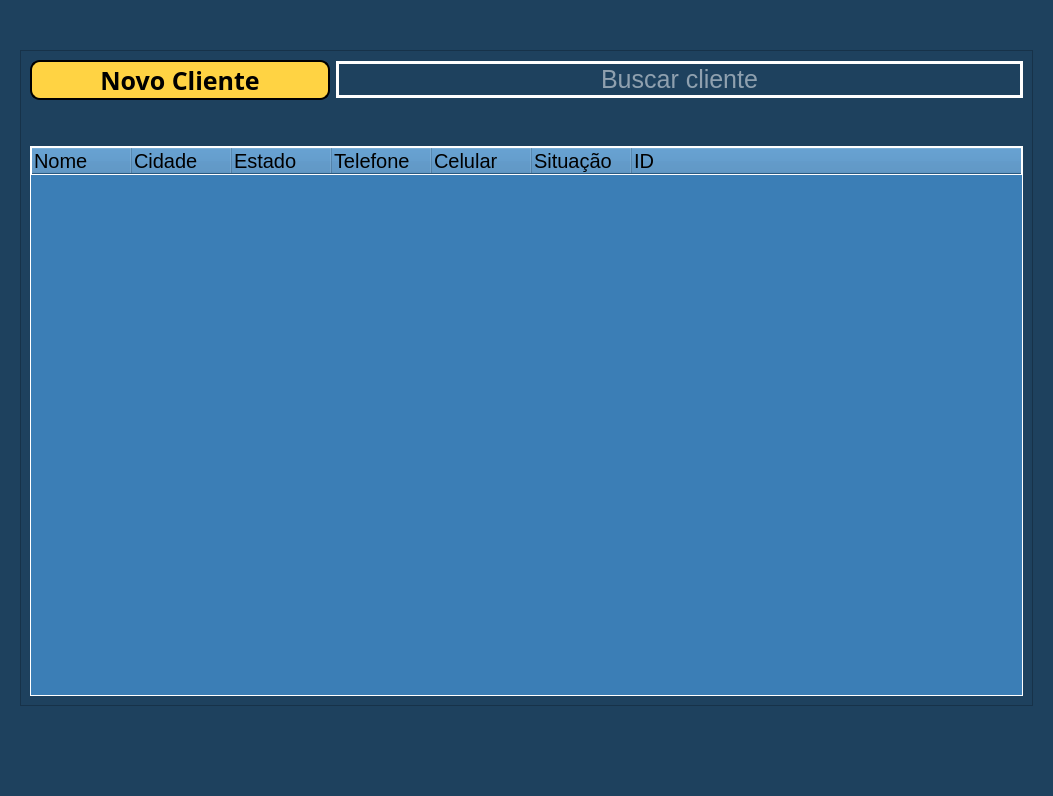
<?xml version="1.0" encoding="UTF-8"?>
<ui version="4.0">
 <class>clientes</class>
 <widget class="QWidget" name="clientes">
  <property name="geometry">
   <rect>
    <x>0</x>
    <y>0</y>
    <width>1053</width>
    <height>796</height>
   </rect>
  </property>
  <property name="windowTitle">
   <string>Form</string>
  </property>
  <property name="styleSheet">
   <string notr="true">background-color:rgb(30, 65, 94);
</string>
  </property>
  <layout class="QVBoxLayout" name="verticalLayout_7">
   <item>
    <spacer name="verticalSpacer">
     <property name="orientation">
      <enum>Qt::Vertical</enum>
     </property>
     <property name="sizeType">
      <enum>QSizePolicy::Minimum</enum>
     </property>
     <property name="sizeHint" stdset="0">
      <size>
       <width>18</width>
       <height>30</height>
      </size>
     </property>
    </spacer>
   </item>
   <item>
    <widget class="QStackedWidget" name="stackedWidget">
     <property name="styleSheet">
      <string notr="true"/>
     </property>
     <property name="currentIndex">
      <number>1</number>
     </property>
     <widget class="QWidget" name="page">
      <layout class="QVBoxLayout" name="verticalLayout_4">
       <item>
        <widget class="QFrame" name="frame">
         <property name="frameShape">
          <enum>QFrame::StyledPanel</enum>
         </property>
         <property name="frameShadow">
          <enum>QFrame::Raised</enum>
         </property>
         <layout class="QVBoxLayout" name="verticalLayout">
          <item>
           <widget class="QTabWidget" name="tab_cadastro_cliente">
            <property name="maximumSize">
             <size>
              <width>16777215</width>
              <height>621</height>
             </size>
            </property>
            <property name="styleSheet">
             <string notr="true">QLabel{
	font-size:22pt; 
	color:#ffffff;
	text-align: center;
}</string>
            </property>
            <property name="currentIndex">
             <number>2</number>
            </property>
            <widget class="QWidget" name="tab_cliente_caractersticas">
             <attribute name="title">
              <string>Características</string>
             </attribute>
             <layout class="QVBoxLayout" name="verticalLayout_2">
              <item>
               <layout class="QHBoxLayout" name="horizontalLayout_8">
                <item>
                 <widget class="QLabel" name="label_13">
                  <property name="minimumSize">
                   <size>
                    <width>200</width>
                    <height>0</height>
                   </size>
                  </property>
                  <property name="layoutDirection">
                   <enum>Qt::LeftToRight</enum>
                  </property>
                  <property name="text">
                   <string>Telefone:</string>
                  </property>
                  <property name="alignment">
                   <set>Qt::AlignCenter</set>
                  </property>
                 </widget>
                </item>
                <item>
                 <widget class="QLineEdit" name="txt_cliente_telefone">
                  <property name="styleSheet">
                   <string notr="true">Color: rgb(255, 255, 255);
font-size: 20px;</string>
                  </property>
                 </widget>
                </item>
               </layout>
              </item>
              <item>
               <layout class="QHBoxLayout" name="horizontalLayout_9">
                <item>
                 <widget class="QLabel" name="label_12">
                  <property name="minimumSize">
                   <size>
                    <width>200</width>
                    <height>0</height>
                   </size>
                  </property>
                  <property name="text">
                   <string>Nome:</string>
                  </property>
                  <property name="alignment">
                   <set>Qt::AlignCenter</set>
                  </property>
                 </widget>
                </item>
                <item>
                 <widget class="QLineEdit" name="txt_cliente_nome">
                  <property name="styleSheet">
                   <string notr="true">Color: rgb(255, 255, 255);
font-size: 20px;</string>
                  </property>
                 </widget>
                </item>
               </layout>
              </item>
              <item>
               <layout class="QHBoxLayout" name="horizontalLayout_7">
                <item>
                 <widget class="QLabel" name="label_14">
                  <property name="minimumSize">
                   <size>
                    <width>200</width>
                    <height>0</height>
                   </size>
                  </property>
                  <property name="text">
                   <string>Celular:</string>
                  </property>
                  <property name="alignment">
                   <set>Qt::AlignCenter</set>
                  </property>
                 </widget>
                </item>
                <item>
                 <widget class="QLineEdit" name="txt_cliente_celular">
                  <property name="styleSheet">
                   <string notr="true">Color: rgb(255, 255, 255);
font-size: 20px;</string>
                  </property>
                  <property name="echoMode">
                   <enum>QLineEdit::Password</enum>
                  </property>
                 </widget>
                </item>
               </layout>
              </item>
              <item>
               <layout class="QHBoxLayout" name="horizontalLayout_17">
                <item>
                 <widget class="QLabel" name="label_30">
                  <property name="minimumSize">
                   <size>
                    <width>200</width>
                    <height>0</height>
                   </size>
                  </property>
                  <property name="text">
                   <string>E-mail:</string>
                  </property>
                  <property name="alignment">
                   <set>Qt::AlignCenter</set>
                  </property>
                 </widget>
                </item>
                <item>
                 <widget class="QLineEdit" name="txt_cliente_email">
                  <property name="styleSheet">
                   <string notr="true">Color: rgb(255, 255, 255);
font-size: 20px;</string>
                  </property>
                  <property name="echoMode">
                   <enum>QLineEdit::Password</enum>
                  </property>
                 </widget>
                </item>
               </layout>
              </item>
              <item>
               <layout class="QHBoxLayout" name="horizontalLayout">
                <item>
                 <widget class="QLabel" name="label_16">
                  <property name="minimumSize">
                   <size>
                    <width>200</width>
                    <height>0</height>
                   </size>
                  </property>
                  <property name="text">
                   <string>Sexo:</string>
                  </property>
                  <property name="alignment">
                   <set>Qt::AlignCenter</set>
                  </property>
                 </widget>
                </item>
                <item>
                 <widget class="QComboBox" name="combobox_cliente_sexo">
                  <property name="minimumSize">
                   <size>
                    <width>200</width>
                    <height>0</height>
                   </size>
                  </property>
                  <property name="styleSheet">
                   <string notr="true">Color: rgb(255, 255, 255);
font-size: 20px;</string>
                  </property>
                  <item>
                   <property name="text">
                    <string>Masculino</string>
                   </property>
                  </item>
                  <item>
                   <property name="text">
                    <string>Feminino</string>
                   </property>
                  </item>
                 </widget>
                </item>
               </layout>
              </item>
             </layout>
            </widget>
            <widget class="QWidget" name="tab_cliente_documentos">
             <attribute name="title">
              <string>Documentos</string>
             </attribute>
             <layout class="QVBoxLayout" name="verticalLayout_3">
              <item>
               <layout class="QHBoxLayout" name="horizontalLayout_10">
                <item>
                 <widget class="QLabel" name="label_15">
                  <property name="minimumSize">
                   <size>
                    <width>200</width>
                    <height>0</height>
                   </size>
                  </property>
                  <property name="text">
                   <string>CPF:</string>
                  </property>
                  <property name="alignment">
                   <set>Qt::AlignCenter</set>
                  </property>
                 </widget>
                </item>
                <item>
                 <widget class="QLineEdit" name="txt_cliente_cpf">
                  <property name="styleSheet">
                   <string notr="true">Color: rgb(255, 255, 255);
font-size: 20px;</string>
                  </property>
                 </widget>
                </item>
               </layout>
              </item>
              <item>
               <layout class="QHBoxLayout" name="horizontalLayout_14">
                <item>
                 <widget class="QLabel" name="label_21">
                  <property name="minimumSize">
                   <size>
                    <width>200</width>
                    <height>0</height>
                   </size>
                  </property>
                  <property name="text">
                   <string>CNPJ:</string>
                  </property>
                  <property name="alignment">
                   <set>Qt::AlignCenter</set>
                  </property>
                 </widget>
                </item>
                <item>
                 <widget class="QLineEdit" name="txt_cliente_cnpj">
                  <property name="styleSheet">
                   <string notr="true">Color: rgb(255, 255, 255);
font-size: 20px;</string>
                  </property>
                 </widget>
                </item>
               </layout>
              </item>
              <item>
               <layout class="QHBoxLayout" name="horizontalLayout_12">
                <item>
                 <widget class="QLabel" name="label_19">
                  <property name="minimumSize">
                   <size>
                    <width>200</width>
                    <height>0</height>
                   </size>
                  </property>
                  <property name="text">
                   <string>Identidade</string>
                  </property>
                  <property name="alignment">
                   <set>Qt::AlignCenter</set>
                  </property>
                 </widget>
                </item>
                <item>
                 <widget class="QLineEdit" name="txt_cliente_identidade">
                  <property name="styleSheet">
                   <string notr="true">Color: rgb(255, 255, 255);
font-size: 20px;</string>
                  </property>
                 </widget>
                </item>
               </layout>
              </item>
              <item>
               <layout class="QHBoxLayout" name="horizontalLayout_13">
                <item>
                 <widget class="QLabel" name="label_20">
                  <property name="minimumSize">
                   <size>
                    <width>200</width>
                    <height>0</height>
                   </size>
                  </property>
                  <property name="text">
                   <string>Orgão Emissor:</string>
                  </property>
                  <property name="alignment">
                   <set>Qt::AlignCenter</set>
                  </property>
                 </widget>
                </item>
                <item>
                 <widget class="QLineEdit" name="txt_cliente_orgaoEmissor">
                  <property name="styleSheet">
                   <string notr="true">Color: rgb(255, 255, 255);
font-size: 20px;</string>
                  </property>
                 </widget>
                </item>
               </layout>
              </item>
             </layout>
            </widget>
            <widget class="QWidget" name="tab_cliente_endereco">
             <attribute name="title">
              <string>Endereço</string>
             </attribute>
             <layout class="QGridLayout" name="gridLayout">
              <item row="3" column="0" colspan="2">
               <layout class="QHBoxLayout" name="horizontalLayout_6">
                <property name="spacing">
                 <number>25</number>
                </property>
                <item>
                 <widget class="QLabel" name="label_26">
                  <property name="minimumSize">
                   <size>
                    <width>200</width>
                    <height>0</height>
                   </size>
                  </property>
                  <property name="text">
                   <string>Cidade:</string>
                  </property>
                  <property name="alignment">
                   <set>Qt::AlignCenter</set>
                  </property>
                  <property name="margin">
                   <number>0</number>
                  </property>
                 </widget>
                </item>
                <item>
                 <widget class="QLineEdit" name="txt_cliente_cidade">
                  <property name="styleSheet">
                   <string notr="true">Color: rgb(255, 255, 255);
font-size: 20px;</string>
                  </property>
                 </widget>
                </item>
                <item>
                 <layout class="QHBoxLayout" name="horizontalLayout_16">
                  <item>
                   <widget class="QLabel" name="label_27">
                    <property name="minimumSize">
                     <size>
                      <width>200</width>
                      <height>0</height>
                     </size>
                    </property>
                    <property name="text">
                     <string>Estado:</string>
                    </property>
                    <property name="alignment">
                     <set>Qt::AlignCenter</set>
                    </property>
                   </widget>
                  </item>
                  <item>
                   <widget class="QComboBox" name="combobox_cliente_estado">
                    <property name="minimumSize">
                     <size>
                      <width>200</width>
                      <height>0</height>
                     </size>
                    </property>
                    <property name="styleSheet">
                     <string notr="true">Color: rgb(255, 255, 255);
font-size: 20px;</string>
                    </property>
                    <item>
                     <property name="text">
                      <string>AC</string>
                     </property>
                    </item>
                    <item>
                     <property name="text">
                      <string>AL</string>
                     </property>
                    </item>
                    <item>
                     <property name="text">
                      <string>AP</string>
                     </property>
                    </item>
                    <item>
                     <property name="text">
                      <string>AM</string>
                     </property>
                    </item>
                    <item>
                     <property name="text">
                      <string>BA</string>
                     </property>
                    </item>
                    <item>
                     <property name="text">
                      <string>CE</string>
                     </property>
                    </item>
                    <item>
                     <property name="text">
                      <string>DF</string>
                     </property>
                    </item>
                    <item>
                     <property name="text">
                      <string>ES</string>
                     </property>
                    </item>
                    <item>
                     <property name="text">
                      <string>GO</string>
                     </property>
                    </item>
                    <item>
                     <property name="text">
                      <string>MA</string>
                     </property>
                    </item>
                    <item>
                     <property name="text">
                      <string>MT</string>
                     </property>
                    </item>
                    <item>
                     <property name="text">
                      <string>MS</string>
                     </property>
                    </item>
                    <item>
                     <property name="text">
                      <string>MG</string>
                     </property>
                    </item>
                    <item>
                     <property name="text">
                      <string>PA</string>
                     </property>
                    </item>
                    <item>
                     <property name="text">
                      <string>PB</string>
                     </property>
                    </item>
                    <item>
                     <property name="text">
                      <string>PR</string>
                     </property>
                    </item>
                    <item>
                     <property name="text">
                      <string>PE</string>
                     </property>
                    </item>
                    <item>
                     <property name="text">
                      <string>PI</string>
                     </property>
                    </item>
                    <item>
                     <property name="text">
                      <string>RJ</string>
                     </property>
                    </item>
                    <item>
                     <property name="text">
                      <string>RN</string>
                     </property>
                    </item>
                    <item>
                     <property name="text">
                      <string>RS</string>
                     </property>
                    </item>
                    <item>
                     <property name="text">
                      <string>RO</string>
                     </property>
                    </item>
                    <item>
                     <property name="text">
                      <string>RR</string>
                     </property>
                    </item>
                    <item>
                     <property name="text">
                      <string>SC</string>
                     </property>
                    </item>
                    <item>
                     <property name="text">
                      <string>SP</string>
                     </property>
                    </item>
                    <item>
                     <property name="text">
                      <string>SE</string>
                     </property>
                    </item>
                    <item>
                     <property name="text">
                      <string>TO</string>
                     </property>
                    </item>
                   </widget>
                  </item>
                 </layout>
                </item>
               </layout>
              </item>
              <item row="0" column="0" colspan="2">
               <layout class="QHBoxLayout" name="horizontalLayout_15">
                <item>
                 <widget class="QLabel" name="label_22">
                  <property name="minimumSize">
                   <size>
                    <width>200</width>
                    <height>0</height>
                   </size>
                  </property>
                  <property name="text">
                   <string>CEP:</string>
                  </property>
                  <property name="alignment">
                   <set>Qt::AlignCenter</set>
                  </property>
                 </widget>
                </item>
                <item>
                 <widget class="QLineEdit" name="txt_cliente_cep">
                  <property name="styleSheet">
                   <string notr="true">Color: rgb(255, 255, 255);
font-size: 20px;</string>
                  </property>
                 </widget>
                </item>
               </layout>
              </item>
              <item row="2" column="0" colspan="2">
               <layout class="QHBoxLayout" name="horizontalLayout_5">
                <item>
                 <widget class="QLabel" name="label_25">
                  <property name="minimumSize">
                   <size>
                    <width>200</width>
                    <height>0</height>
                   </size>
                  </property>
                  <property name="text">
                   <string>Bairro:</string>
                  </property>
                  <property name="alignment">
                   <set>Qt::AlignCenter</set>
                  </property>
                 </widget>
                </item>
                <item>
                 <widget class="QLineEdit" name="txt_cliente_bairro">
                  <property name="styleSheet">
                   <string notr="true">Color: rgb(255, 255, 255);
font-size: 20px;</string>
                  </property>
                 </widget>
                </item>
               </layout>
              </item>
              <item row="1" column="0">
               <layout class="QHBoxLayout" name="horizontalLayout_4">
                <property name="spacing">
                 <number>6</number>
                </property>
                <property name="leftMargin">
                 <number>0</number>
                </property>
                <property name="rightMargin">
                 <number>0</number>
                </property>
                <item>
                 <layout class="QHBoxLayout" name="horizontalLayout_3">
                  <item>
                   <widget class="QLabel" name="label_24">
                    <property name="minimumSize">
                     <size>
                      <width>200</width>
                      <height>0</height>
                     </size>
                    </property>
                    <property name="text">
                     <string>Número:</string>
                    </property>
                    <property name="alignment">
                     <set>Qt::AlignCenter</set>
                    </property>
                   </widget>
                  </item>
                  <item>
                   <widget class="QLineEdit" name="txt_cliente_numeroCasa">
                    <property name="styleSheet">
                     <string notr="true">Color: rgb(255, 255, 255);
font-size: 20px;</string>
                    </property>
                   </widget>
                  </item>
                 </layout>
                </item>
                <item>
                 <widget class="QLabel" name="label_23">
                  <property name="minimumSize">
                   <size>
                    <width>200</width>
                    <height>0</height>
                   </size>
                  </property>
                  <property name="text">
                   <string>Logradouro:</string>
                  </property>
                  <property name="alignment">
                   <set>Qt::AlignCenter</set>
                  </property>
                 </widget>
                </item>
                <item>
                 <widget class="QLineEdit" name="txt_cliente_logradouro">
                  <property name="styleSheet">
                   <string notr="true">Color: rgb(255, 255, 255);
font-size: 20px;</string>
                  </property>
                 </widget>
                </item>
               </layout>
              </item>
             </layout>
            </widget>
           </widget>
          </item>
          <item>
           <layout class="QHBoxLayout" name="horizontalLayout_11">
            <item>
             <widget class="QLabel" name="label_17">
              <property name="text">
               <string/>
              </property>
             </widget>
            </item>
            <item>
             <widget class="QPushButton" name="btn_cadsatrar_usuario">
              <property name="minimumSize">
               <size>
                <width>0</width>
                <height>40</height>
               </size>
              </property>
              <property name="cursor">
               <cursorShape>PointingHandCursor</cursorShape>
              </property>
              <property name="styleSheet">
               <string notr="true">QPushButton{
	background-color: #FFd343;
	font-weight: 800;
	font-size: 30px;
	text-align: center;
	border: 2px solid #000000;
	border-radius: 10px;
	font-family: &quot;Source Sans Pro Semibold&quot;;
	color: rgb(0, 0, 0);
}
QPushButton:hover{
	background-color: rgb(255, 233, 160);
	color: rgb(0, 0, 0);
}</string>
              </property>
              <property name="text">
               <string>Cadastrar</string>
              </property>
             </widget>
            </item>
            <item>
             <widget class="QPushButton" name="btn_cadsatrar_usuario_2">
              <property name="minimumSize">
               <size>
                <width>0</width>
                <height>40</height>
               </size>
              </property>
              <property name="cursor">
               <cursorShape>PointingHandCursor</cursorShape>
              </property>
              <property name="styleSheet">
               <string notr="true">QPushButton{
	background-color: #FFd343;
	font-weight: 800;
	font-size: 30px;
	text-align: center;
	border: 2px solid #000000;
	border-radius: 10px;
	font-family: &quot;Source Sans Pro Semibold&quot;;
	color: rgb(0, 0, 0);
}
QPushButton:hover{
	background-color: rgb(255, 233, 160);
	color: rgb(0, 0, 0);
}</string>
              </property>
              <property name="text">
               <string>Cancelar</string>
              </property>
             </widget>
            </item>
            <item>
             <widget class="QLabel" name="label_18">
              <property name="text">
               <string/>
              </property>
             </widget>
            </item>
           </layout>
          </item>
         </layout>
        </widget>
       </item>
      </layout>
     </widget>
     <widget class="QWidget" name="page_2">
      <layout class="QVBoxLayout" name="verticalLayout_6">
       <item>
        <widget class="QFrame" name="frame_2">
         <property name="frameShape">
          <enum>QFrame::StyledPanel</enum>
         </property>
         <property name="frameShadow">
          <enum>QFrame::Raised</enum>
         </property>
         <layout class="QVBoxLayout" name="verticalLayout_5">
          <item>
           <layout class="QHBoxLayout" name="horizontalLayout_2">
            <item>
             <widget class="QPushButton" name="btn_cliente_novoCliente">
              <property name="minimumSize">
               <size>
                <width>300</width>
                <height>40</height>
               </size>
              </property>
              <property name="maximumSize">
               <size>
                <width>396</width>
                <height>16777209</height>
               </size>
              </property>
              <property name="font">
               <font>
                <family>Source Sans Pro Semibold</family>
                <pointsize>-1</pointsize>
                <weight>99</weight>
                <bold>true</bold>
               </font>
              </property>
              <property name="cursor">
               <cursorShape>PointingHandCursor</cursorShape>
              </property>
              <property name="contextMenuPolicy">
               <enum>Qt::CustomContextMenu</enum>
              </property>
              <property name="styleSheet">
               <string notr="true">QPushButton{
	background-color: #FFd343;
	font-weight: 800;
	font-size: 25px;
	text-align: center;
	border: 2px solid #000000;
	border-radius: 10px;
	font-family: &quot;Source Sans Pro Semibold&quot;;
	color: rgb(0, 0, 0);
}
QPushButton:hover{
	background-color: rgb(255, 233, 160);
	color: rgb(0, 0, 0);
}</string>
              </property>
              <property name="text">
               <string>Novo Cliente</string>
              </property>
             </widget>
            </item>
            <item>
             <widget class="QLineEdit" name="lineedit_cliente_buscarCliente">
              <property name="minimumSize">
               <size>
                <width>0</width>
                <height>35</height>
               </size>
              </property>
              <property name="styleSheet">
               <string notr="true">border: 3px solid rgb(255, 255, 255);
color: rgb(255,255,255);
border-radius: 20px 20px 0px 0px;
font-family: 'Montserrat';
font-size: 25px;
text-align: center;
</string>
              </property>
              <property name="alignment">
               <set>Qt::AlignCenter</set>
              </property>
              <property name="placeholderText">
               <string>Buscar cliente</string>
              </property>
             </widget>
            </item>
           </layout>
          </item>
          <item>
           <spacer name="verticalSpacer_3">
            <property name="orientation">
             <enum>Qt::Vertical</enum>
            </property>
            <property name="sizeType">
             <enum>QSizePolicy::Minimum</enum>
            </property>
            <property name="sizeHint" stdset="0">
             <size>
              <width>18</width>
              <height>40</height>
             </size>
            </property>
           </spacer>
          </item>
          <item>
           <widget class="QTreeWidget" name="tw_cliente_estoque">
            <property name="styleSheet">
             <string notr="true">border: 1px solid rgb(255, 255, 255);
color: rgb(0,0,0);
font-family: 'Montserrat';
font-size: 20px;
text-align: center;
background-color:rgb(59, 126, 182)
</string>
            </property>
            <property name="frameShape">
             <enum>QFrame::NoFrame</enum>
            </property>
            <property name="frameShadow">
             <enum>QFrame::Sunken</enum>
            </property>
            <property name="editTriggers">
             <set>QAbstractItemView::NoEditTriggers</set>
            </property>
            <property name="alternatingRowColors">
             <bool>false</bool>
            </property>
            <column>
             <property name="text">
              <string>Nome</string>
             </property>
            </column>
            <column>
             <property name="text">
              <string>Cidade</string>
             </property>
            </column>
            <column>
             <property name="text">
              <string>Estado</string>
             </property>
            </column>
            <column>
             <property name="text">
              <string>Telefone</string>
             </property>
            </column>
            <column>
             <property name="text">
              <string>Celular</string>
             </property>
            </column>
            <column>
             <property name="text">
              <string>Situação</string>
             </property>
            </column>
            <column>
             <property name="text">
              <string>ID</string>
             </property>
            </column>
           </widget>
          </item>
         </layout>
        </widget>
       </item>
      </layout>
     </widget>
     <widget class="QWidget" name="page_3">
      <layout class="QVBoxLayout" name="verticalLayout_8">
       <item>
        <widget class="QLabel" name="label">
         <property name="text">
          <string>&lt;html&gt;&lt;head/&gt;&lt;body&gt;&lt;p align=&quot;center&quot;&gt;&lt;span style=&quot; font-size:28pt; color:#ffffff;&quot;&gt;Quantidade de Clientes &lt;/span&gt;&lt;/p&gt;&lt;p align=&quot;center&quot;&gt;&lt;span style=&quot; font-size:28pt; color:#ffffff;&quot;&gt;Cadastrados:&lt;/span&gt;&lt;/p&gt;&lt;/body&gt;&lt;/html&gt;</string>
         </property>
        </widget>
       </item>
       <item>
        <widget class="QListView" name="listView"/>
       </item>
       <item>
        <widget class="QPushButton" name="btn_cliente_exportarParaExcel">
         <property name="minimumSize">
          <size>
           <width>0</width>
           <height>40</height>
          </size>
         </property>
         <property name="cursor">
          <cursorShape>PointingHandCursor</cursorShape>
         </property>
         <property name="styleSheet">
          <string notr="true">QPushButton{
	background-color: #FFd343;
	font-weight: 800;
	font-size: 30px;
	text-align: center;
	border: 2px solid #000000;
	border-radius: 10px;
	font-family: &quot;Source Sans Pro Semibold&quot;;
	color: rgb(0, 0, 0);
}
QPushButton:hover{
	background-color: rgb(255, 233, 160);
	color: rgb(0, 0, 0);
}</string>
         </property>
         <property name="text">
          <string>Exportar para Excel</string>
         </property>
        </widget>
       </item>
      </layout>
     </widget>
    </widget>
   </item>
   <item>
    <spacer name="verticalSpacer_2">
     <property name="orientation">
      <enum>Qt::Vertical</enum>
     </property>
     <property name="sizeType">
      <enum>QSizePolicy::Minimum</enum>
     </property>
     <property name="sizeHint" stdset="0">
      <size>
       <width>20</width>
       <height>70</height>
      </size>
     </property>
    </spacer>
   </item>
  </layout>
 </widget>
 <resources/>
 <connections/>
</ui>
